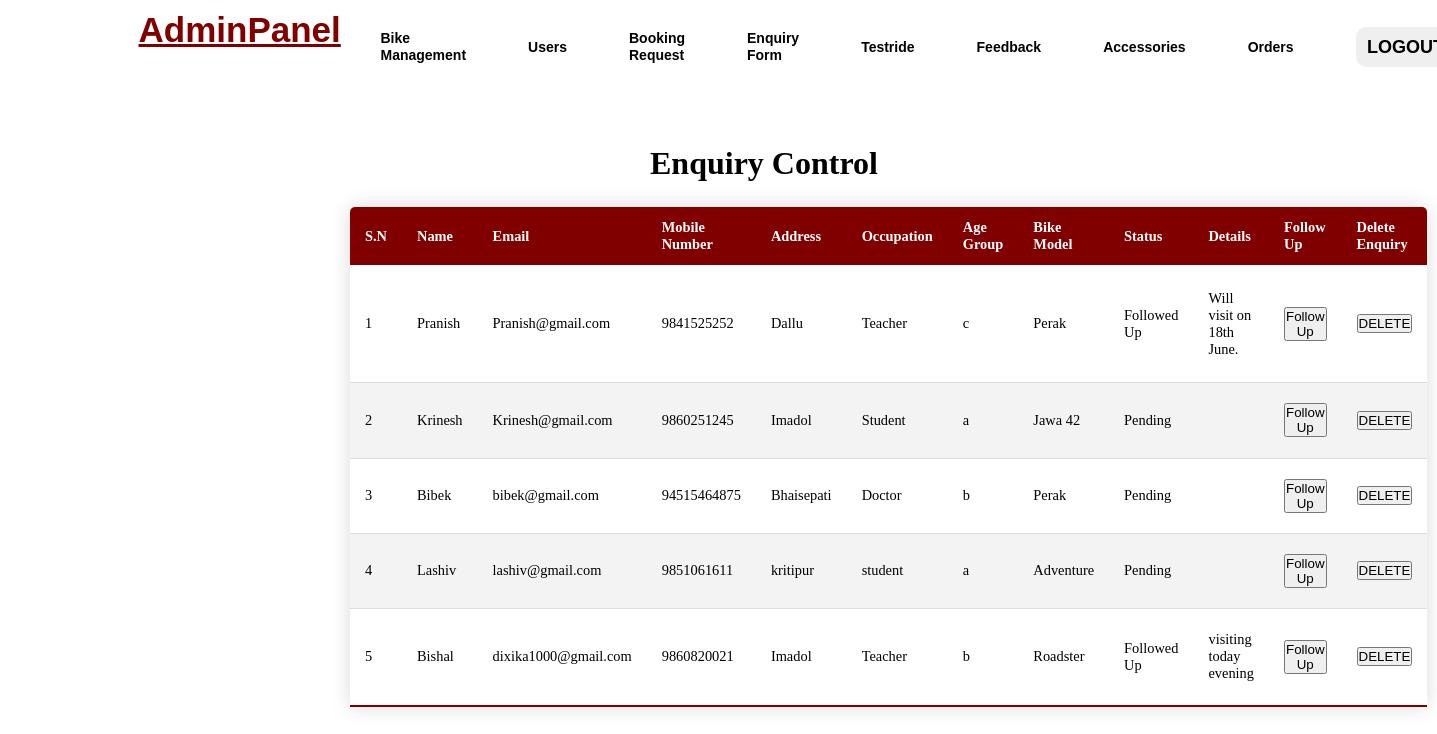
Page /admin/adminenquiry.php (signed in) on the committed database.
### tables this page shows
CREATE TABLE `enquiry` (
  `EID` int(11) NOT NULL,
  `Name` varchar(255) NOT NULL,
  `Email` varchar(255) NOT NULL,
  `MobileNo` varchar(255) NOT NULL,
  `Address` varchar(255) NOT NULL,
  `Occupation` varchar(255) NOT NULL,
  `AgeGroup` varchar(255) NOT NULL,
  `BikeModel` varchar(255) NOT NULL,
  `FollowUpDetails` text DEFAULT NULL,
  `Status` varchar(50) DEFAULT 'Pending'
);

### admin/adminenquiry.php (the view, shortened to what this page needs)
<!DOCTYPE html>
<html lang="en">
<head>
</head>
<body>
    <?php require_once('../config/constant.php');
    ?><?php $query="SELECT * FROM enquiry ORDER BY EID DESC";
    $queryy=mysqli_query($conn, $query);
    ?><div class="background">
        <div class="navbar">
            <div class="icon">
                <h2 class="logo"><a href="admin_menu.php" style="color: maroon;">AdminPanel</a></h2>
            </div>
            <div class="menu"><?php include("menu.php");
    ?></div>
        </div>
    </div>
    <div>
        <h1 class="header">Enquiry Control</h1>
        <div>
            <div>
                <table class="content-table">
                    <thead>
                        <tr>
                            <th>S.N</th>
                            <th>Name</th>
                            <th>Email</th>
                            <th>Mobile Number</th>
                            <th>Address</th>
                            <th>Occupation</th>
                            <th>Age Group</th>
                            <th>Bike Model</th>
                            <th>Status</th>
                            <th>Details</th>
                            <th>Follow Up</th>
                            <th>Delete Enquiry</th>
                        </tr>
                    </thead>
                    <tbody><?php $sn=1;
    while ($res=mysqli_fetch_array($queryy)) {
        ?><tr class="active-row">
                            <td><?php echo $sn++;
        ?></td>
                            <td><?php echo $res['Name'];
        ?></td>
                            <td><?php echo $res['Email'];
        ?></td>
                            <td><?php echo $res['MobileNo'];
        ?></td>
                            <td><?php echo $res['Address'];
        ?></td>
                            <td><?php echo $res['Occupation'];
        ?></td>
                            <td><?php echo $res['AgeGroup'];
        ?></td>
                            <td><?php echo $res['BikeModel'];
        ?></td>
                            <td><?php echo $res['Status'];
        ?></td>
                            <td><?php echo $res['FollowUpDetails'];
        ?></td>
                            <td><button type="submit" class="but" name="followUp"><a
                                        href="followUp.php?id=<?php echo $res['EID']; ?>">Follow Up</a></button></td>
                            <td><button type="submit" class="but" name="approve"><a
                                        href="deleteEnquiry.php?id=<?php echo $res['EID']; ?>">DELETE</a></button></td>
                        </tr><?php
    }
    ?></tbody>
                </table>
            </div>
        </div>
    </div>
</body>
</html>

### admin/adminenquiry.php (style rules this page uses)
* { margin: 0; padding: 0; }
.background { width: 100%; background-position: center; background-size: cover; animation: infiniteScrollBg 50s linear infinite; }
.navbar { width: 1200px; height: 75px; margin: auto; }
.icon { width: 200px; float: left; height: 70px; }
.logo { color: maroon; font-size: 35px; font-family: Arial; padding-left: 20px; float: left; padding-top: 10px; }
.menu { width: 400px; float: left; height: 70px; }
.content-table { border-collapse: collapse; font-size: 0.9em; min-width: 400px; border-radius: 5px 5px 0 0; overflow: hidden; box-shadow: 0 0 20px rgba(0, 0, 0, 0.15); margin-left: 350px; margin-top: 25px; width: 800px; height: 500px; }
.content-table thead tr { background-color: maroon; color: white; text-align: left; }
.content-table th, .content-table td { padding: 12px 15px; }
.content-table tbody tr { border-bottom: 1px solid #dddddd; }
.content-table tbody tr:nth-of-type(even) { background-color: #f3f3f3; }
.content-table tbody tr:last-of-type { border-bottom: 2px solid maroon; }
.header { margin-top: 70px; margin-left: 650px; }
.but a { text-decoration: none; color: black; }

### rows in the picture
enquiry: Name "Pranish", Email "Pranish@gmail.com", MobileNo "9841525252", Address "Dallu", Occupation "Teacher", AgeGroup "c", BikeModel "Perak", Status "Followed Up", FollowUpDetails "Will visit on 18th June."
enquiry: Name "Krinesh", Email "Krinesh@gmail.com", MobileNo "9860251245", Address "Imadol", Occupation "Student", AgeGroup "a", BikeModel "Jawa 42", Status "Pending"
enquiry: Name "Bibek", Email "bibek@gmail.com", MobileNo "94515464875", Address "Bhaisepati", Occupation "Doctor", AgeGroup "b", BikeModel "Perak", Status "Pending"
enquiry: Name "Lashiv", Email "lashiv@gmail.com", MobileNo "9851061611", Address "kritipur", Occupation "student", AgeGroup "a", BikeModel "Adventure", Status "Pending"
enquiry: Name "Bishal", Email "dixika1000@gmail.com", MobileNo "9860820021", Address "Imadol", Occupation "Teacher", AgeGroup "b", BikeModel "Roadster", Status "Followed Up", FollowUpDetails "visiting today evening"
